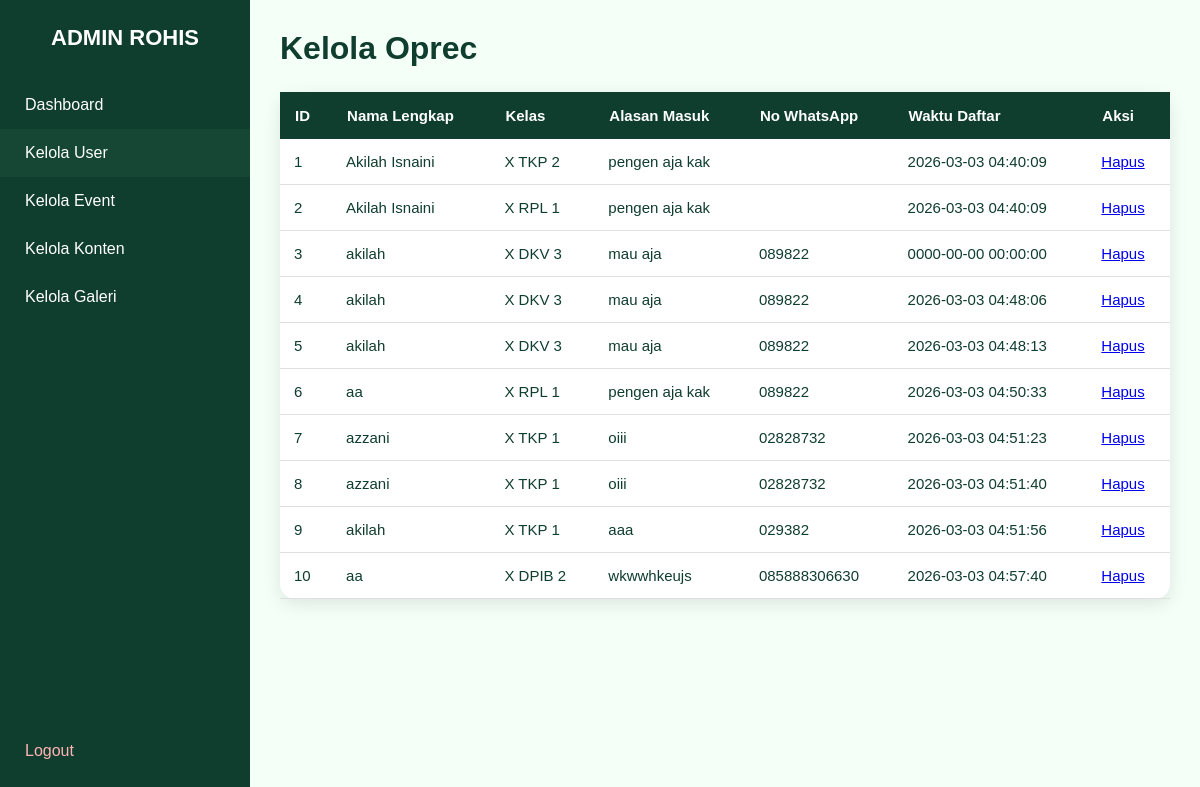
The page /admin/crud_oprec/kelola_oprec.php on the database its author committed.
### tables this page shows
CREATE TABLE `oprec` (
  `id_oprec` int(11) NOT NULL,
  `nama_lengkap` varchar(100) NOT NULL,
  `kelas` enum('X RPL 1','X RPL 2','X DKV 1','X DKV 2','X DKV 3','X DKV 4','X SIJA 1','X SIJA 2','X TKJ 1','X TKJ 2','X DPIB 1','X DPIB 2','X TKP 1','X TKP 2','X TOI 1','X TOI 2','X TFLM 1','X TFLM 2','X TKR 1','X TKR 2','X TKR 3','X TP 1','X TP 2') NOT NULL,
  `alasan_masuk` text NOT NULL,
  `no_wa` varchar(13) DEFAULT NULL,
  `waktu_daftar` timestamp NOT NULL DEFAULT current_timestamp() ON UPDATE current_timestamp()
);

### admin/crud_oprec/kelola_oprec.php (the view, shortened to what this page needs)
<!DOCTYPE html>
<html lang="en">
<head>
</head>
<body>
<div class="sidebar">
    <h2>ADMIN ROHIS</h2>
    <a href="dashboard.php">Dashboard</a>
    <a href="kelola_user.php" style="background:#154734;">Kelola User</a>
    <a href="kelola_event.php">Kelola Event</a>
    <a href="kelola_konten.php">Kelola Konten</a>
    <a href="kelola_galeri.php">Kelola Galeri</a>
    <a href="logout.php" style="margin-top: auto; color: #ffb3b3;">Logout</a>
</div>
<div class="main">
    <h1>Kelola Oprec</h1>
    <table class="table">
    <thead>
        <tr>
            <th>ID</th>
            <th>Nama Lengkap</th>
            <th>Kelas</th>
             <th>Alasan Masuk</th>
             <th>No WhatsApp</th>
             <th>Waktu Daftar</th>
             <th>Aksi</th>
        </tr>
    </thead>
    <tbody>
       <?php
        include '../../koneksi.php';
        $tampil=mysqli_query($konek, "SELECT * FROM oprec");
        while($data=mysqli_fetch_array($tampil)){
            ?>
            <tr>
                <td><?php echo $data['id_oprec'] ?></td>
                <td><?php echo $data['nama_lengkap'] ?></td>
                <td><?php echo $data['kelas'] ?></td>
                <td><?php echo $data['alasan_masuk'] ?></td>
                <td><?php echo $data['no_wa'] ?></td>
                <td><?php echo $data['waktu_daftar'] ?></td>
                <td>
                <a href="hapusoprec.php?id_oprec=<?php echo $data['id_oprec']; ?>"
   onclick="return confirm('Yakin mau hapus data ini?');">
   Hapus
</a>
            </td>
            </tr>
            <?php
        } ?>
</table>
</div>
</body>
</html>

### admin/crud_oprec/kelola_oprec.php (style rules this page uses)
* { padding: 0; margin: 0; box-sizing: border-box; font-family: "Poppins", sans-serif; }
body { background: #f4fff8; display: flex; height: 100vh; }
.sidebar { width: 250px; background: #0f3d2e; padding: 25px 0; color: white; display: flex; flex-direction: column; }
.sidebar h2 { text-align: center; margin-bottom: 30px; font-size: 22px; font-weight: 600; }
.sidebar a { padding: 15px 25px; text-decoration: none; color: white; display: block; font-size: 16px; transition: .2s; }
.main { padding: 30px; flex: 1; overflow-y: auto; }
h1 { color: #0f3d2e; margin-bottom: 25px; }
table { width: 100%; background: white; border-radius: 15px; padding: 10px; border-collapse: collapse; box-shadow: 0 5px 18px rgba(0,0,0,0.1); animation: fadeUp .7s ease; }
th { background: #0f3d2e; color: white; padding: 15px; text-align: left; font-size: 15px; }
td { padding: 14px; border-bottom: 1px solid #e0e0e0; color: #0f3d2e; font-size: 15px; }

### rows shown on the page
oprec: id_oprec "1", nama_lengkap "Akilah Isnaini", kelas "X TKP 2", alasan_masuk "pengen aja kak", waktu_daftar "2026-03-03 04:40:09"
oprec: id_oprec "2", nama_lengkap "Akilah Isnaini", kelas "X RPL 1", alasan_masuk "pengen aja kak", waktu_daftar "2026-03-03 04:40:09"
oprec: id_oprec "3", nama_lengkap "akilah", kelas "X DKV 3", alasan_masuk "mau aja", no_wa "089822", waktu_daftar "0000-00-00 00:00:00"
oprec: id_oprec "4", nama_lengkap "akilah", kelas "X DKV 3", alasan_masuk "mau aja", no_wa "089822", waktu_daftar "2026-03-03 04:48:06"
oprec: id_oprec "5", nama_lengkap "akilah", kelas "X DKV 3", alasan_masuk "mau aja", no_wa "089822", waktu_daftar "2026-03-03 04:48:13"
oprec: id_oprec "6", nama_lengkap "aa", kelas "X RPL 1", alasan_masuk "pengen aja kak", no_wa "089822", waktu_daftar "2026-03-03 04:50:33"
oprec: id_oprec "7", nama_lengkap "azzani", kelas "X TKP 1", alasan_masuk "oiii", no_wa "02828732", waktu_daftar "2026-03-03 04:51:23"
oprec: id_oprec "8", nama_lengkap "azzani", kelas "X TKP 1", alasan_masuk "oiii", no_wa "02828732", waktu_daftar "2026-03-03 04:51:40"
oprec: id_oprec "9", nama_lengkap "akilah", kelas "X TKP 1", alasan_masuk "aaa", no_wa "029382", waktu_daftar "2026-03-03 04:51:56"
oprec: id_oprec "10", nama_lengkap "aa", kelas "X DPIB 2", alasan_masuk "wkwwhkeujs", no_wa "085888306630", waktu_daftar "2026-03-03 04:57:40"
